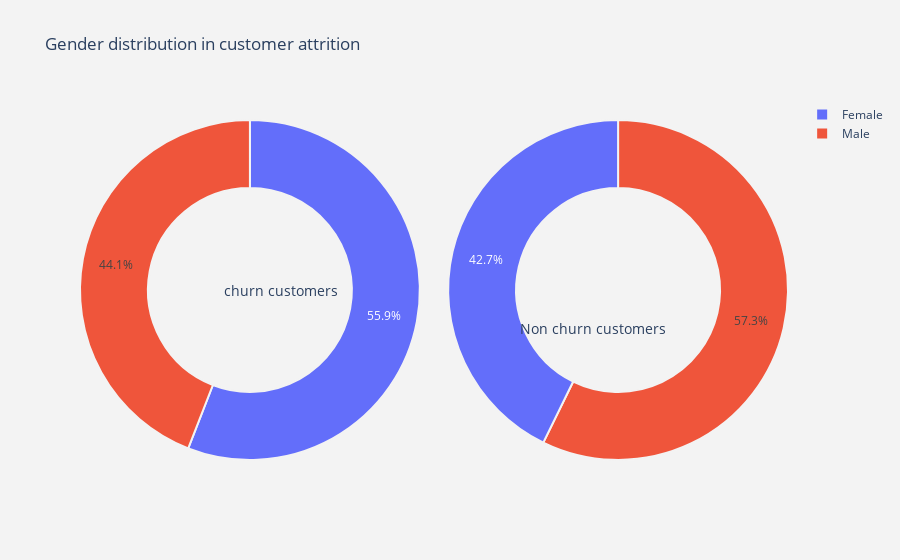

The cell this chart's notebook holds for it:
### Code cell
plot_pie(cat_cols[1])

### Figure 1 — Plotly figure (JSON) as saved in the notebook; plotly's stock layout.template omitted (floating-point values rounded to 4 significant figures)
{"data": [{"domain": {"x": [0, 0.48]}, "hole": 0.6, "hoverinfo": "label+percent+name", "labels": ["Female", "Male"], "marker": {"line": {"color": "rgb(243,243,243)", "width": 2}}, "name": "Churn Customers", "values": [1139, 898], "type": "pie"}, {"domain": {"x": [0.52, 1]}, "hole": 0.6, "hoverinfo": "label+percent+name", "labels": ["Male", "Female"], "marker": {"line": {"color": "rgb(243,243,243)", "width": 2}}, "name": "Non churn customers", "values": [4559, 3404], "type": "pie"}], "layout": {"annotations": [{"font": {"size": 14}, "showarrow": false, "text": "churn customers", "x": 0.2, "y": 0.5}, {"font": {"size": 14}, "showarrow": false, "text": "Non churn customers", "x": 0.83, "y": 0.4}], "paper_bgcolor": "rgb(243,243,243)", "plot_bgcolor": "rgb(243,243,243)", "title": {"text": "Gender distribution in customer attrition "}, "autosize": true}}
